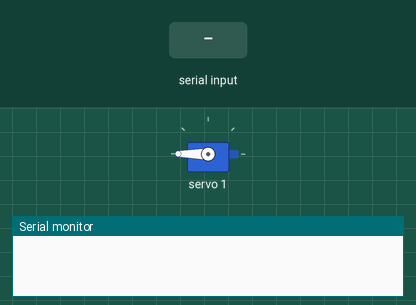
A sketch run on a simulated Arduino Uno, built with avr-gcc and run on an emulated ATmega328P. Parts: servo, the last lines printed to the serial monitor. Inputs (shaded band) come from the test bench.

Above: at 1.3 s.
1.4 s: "TRUE" received over Serial
At 3.1 s:
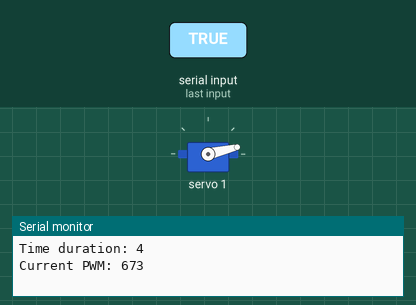
Timing chart, 0 to 4.6 s (numbered marks = the images above; inputs shaded):
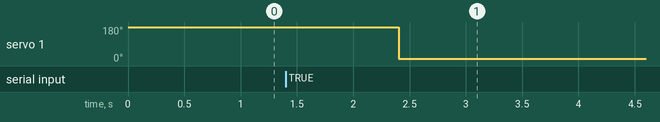

Measured:
- after the input at 1.4 s, servo 1: 180° → 13° after 1.0 s

The sketch:

TestTimeGetPwm.ino
```cpp
/*
  Jocelyn GIROD
  20/10/2023

  Test le temps d'exécution du getPWM
*/

#include <Adafruit_PWMServoDriver.h>

long SERVOMIN_DS3225 = 166.0;
long SERVOMAX_DS3225 = 673.0;
Adafruit_PWMServoDriver pwm = Adafruit_PWMServoDriver();

float freq = 60;
uint8_t num_servo = 1;
bool initBreakout = false;
bool start_test = false;
unsigned long startTime;
unsigned long endTime;

void setup() {

  Serial.begin(19200);

  initBreakout = pwm.begin();

  if (initBreakout) {
    pwm.setPWMFreq(freq);  // au démarrage on initialise la fréquence du servo avec une valeur par défaut.
    pwm.setOscillatorFrequency(27000000);
    pwm.setPWM(num_servo, 0, 0);
    float pulseLen = map(270.0, 0.0, 270.0, SERVOMIN_DS3225, SERVOMAX_DS3225);
    pwm.setPWM(num_servo, 0, pulseLen);
    delay(100);
  } else {
    Serial.println(F("Erreur d'initialisation du breakout."));
  }
}

void loop() {

  // Lecture des commandes sur le port série.
  String command = "";
  if (Serial.available() > 0) {
    command = Serial.readString();
    command.trim();
    command.toUpperCase();
    if (command == "TRUE") {
      start_test = true;
    }
  }

  if (start_test) {
    startTime = micros();
    uint16_t currentPWM = pwm.getPWM(num_servo, true);
    endTime = micros();
    unsigned long timeDuration = endTime - startTime;
    Serial.print(F("Time duration: "));
    Serial.println(timeDuration);

    Serial.print(F("Current PWM: "));
    Serial.println(currentPWM);
    start_test = false;

    float pulseLen = map(0.0, 0.0, 270.0, SERVOMIN_DS3225, SERVOMAX_DS3225);
    pwm.setPWM(num_servo, 0, pulseLen);
    delay(100);
  }

}
```
